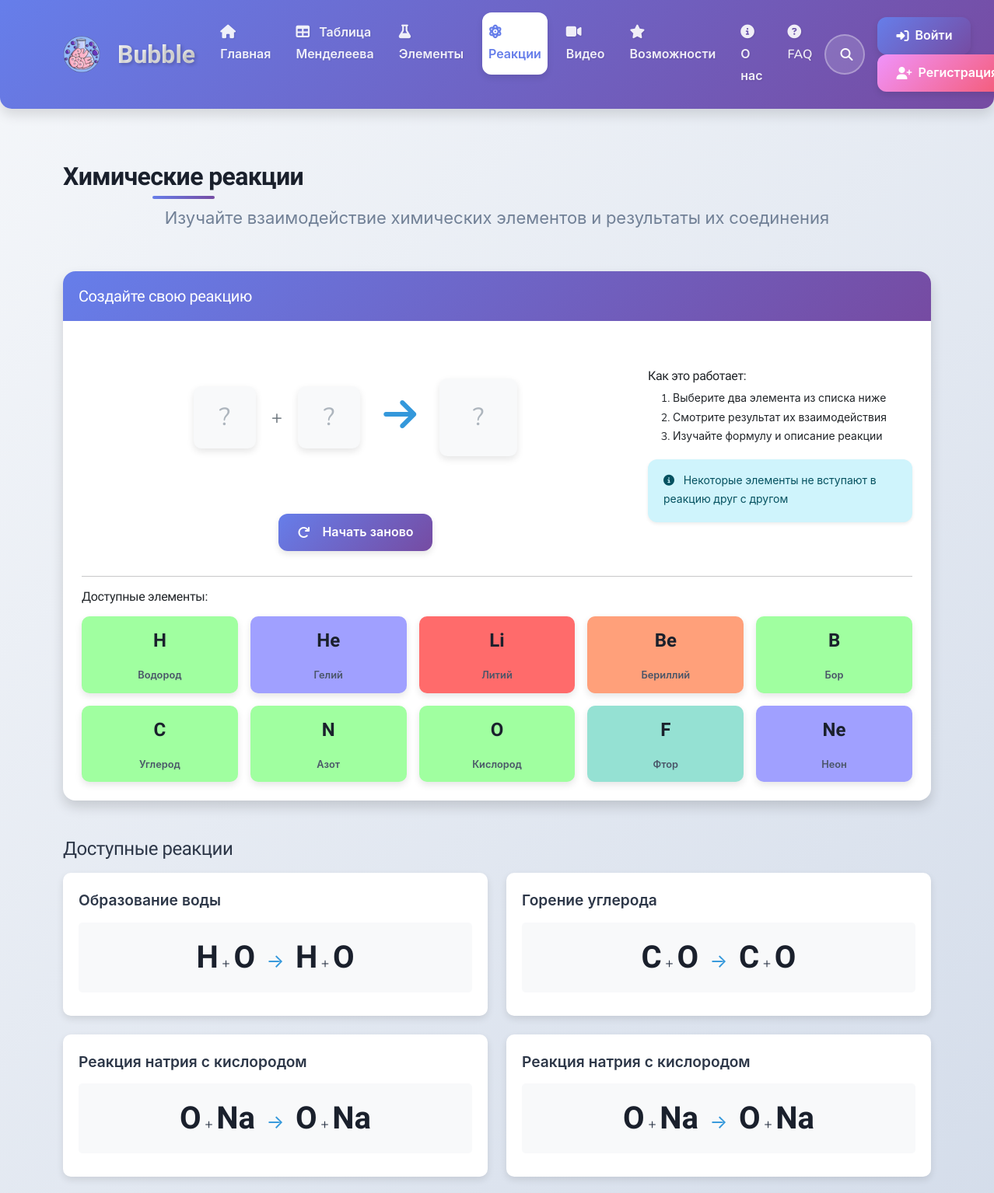
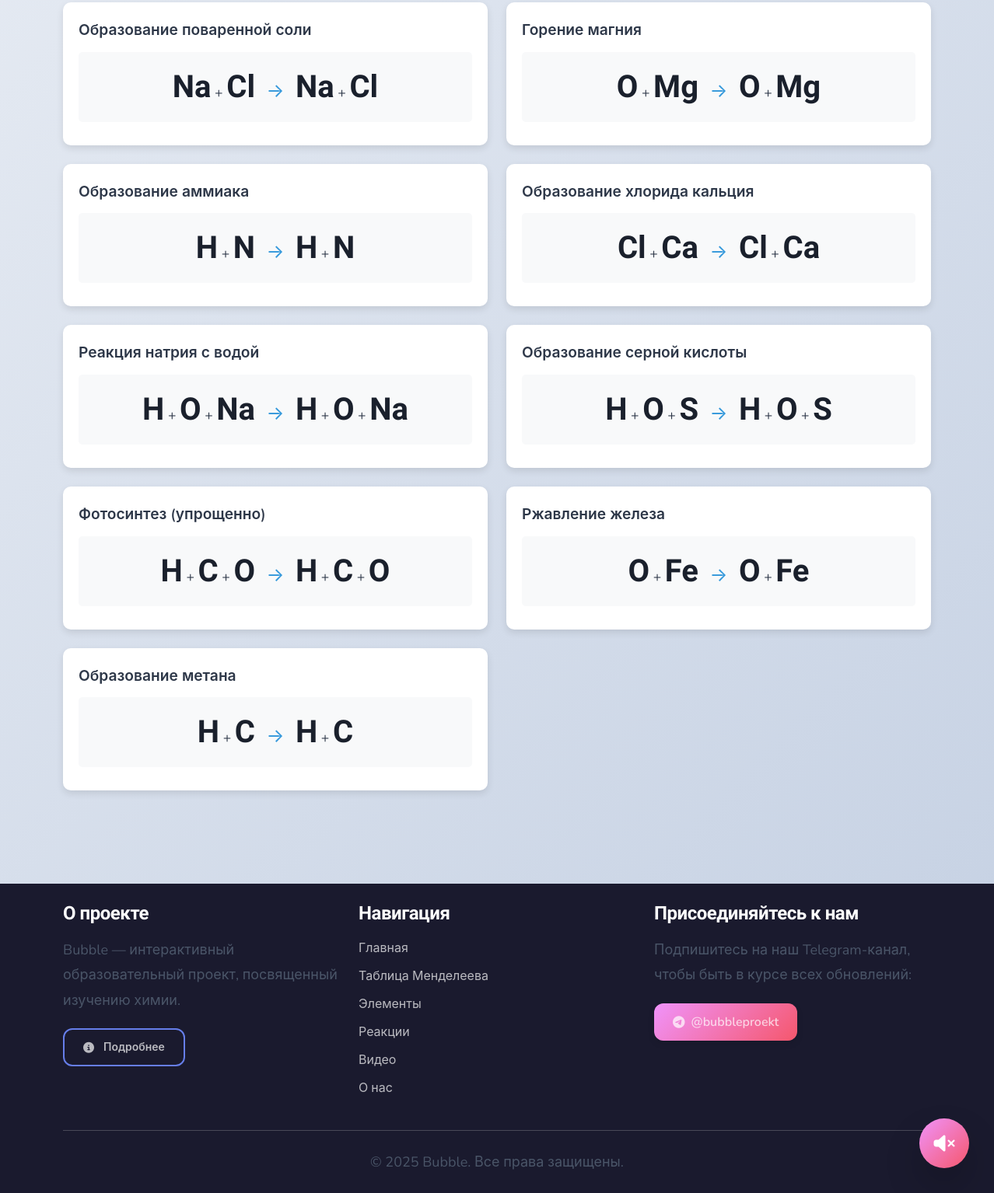
The page /chemistry/reactions/ on the database its author committed (2 pictures, top to bottom).
### chemistry/models.py (models this page shows, shortened)
class Element(models.Model):
    STATE_CHOICES = [
        ('solid', _('Твёрдое')),
        ('liquid', _('Жидкое')),
        ('gas', _('Газообразное')),
    ]
    name = models.CharField(_('Название'), max_length=100)
    symbol = models.CharField(_('Символ'), max_length=3)
    atomic_number = models.PositiveSmallIntegerField(_('Атомный номер'), unique=True)
    atomic_weight = models.FloatField(_('Атомная масса'))
    group = models.PositiveSmallIntegerField(_('Группа'), null=True, blank=True)
    period = models.PositiveSmallIntegerField(_('Период'))
    category = models.ForeignKey(ElementCategory, on_delete=models.CASCADE,
                                 related_name='elements', verbose_name=_('Категория'))
    state = models.CharField(_('Агрегатное состояние'), max_length=10, choices=STATE_CHOICES, default='solid')
    image = models.ImageField(_('Изображение'), upload_to='elements/', blank=True, null=True)
    description = models.TextField(_('Описание'), blank=True)
    fun_facts = models.TextField(_('Интересные факты'), blank=True)
    is_active = models.BooleanField(_('Активен'), default=True)
    created_at = models.DateTimeField(_('Дата создания'), auto_now_add=True)
    updated_at = models.DateTimeField(_('Дата обновления'), auto_now=True)
    class Meta:
        verbose_name = _('Химический элемент')
        verbose_name_plural = _('Химические элементы')
        ordering = ['atomic_number']

class ChemicalReaction(models.Model):
    name = models.CharField(_('Название'), max_length=200)
    reactants = models.ManyToManyField(Element, related_name='reactions_as_reactant',
                                        verbose_name=_('Реагенты'))
    products = models.ManyToManyField(Element, related_name='reactions_as_product',
                                      verbose_name=_('Продукты'))
    reaction_formula = models.CharField(_('Формула реакции'), max_length=255)
    description = models.TextField(_('Описание'), blank=True)
    video = models.FileField(_('Видео реакции'), upload_to='reaction_videos/', blank=True, null=True)
    image = models.ImageField(_('Изображение'), upload_to='reaction_images/', blank=True, null=True)
    is_active = models.BooleanField(_('Активна'), default=True)
    class Meta:
        verbose_name = _('Химическая реакция')
        verbose_name_plural = _('Химические реакции')

### chemistry/views.py (the view)
# urls.py: path('reactions/', views.reaction_list, name='reaction_list'),
def reaction_list(request):
    reactions = ChemicalReaction.objects.filter(is_active=True).prefetch_related('reactants', 'products').order_by('id')
    paginator = Paginator(reactions, 20)
    page = request.GET.get('page')
    reactions = paginator.get_page(page)
    elements = Element.objects.filter(is_active=True).select_related('category')[:10]
    return render(request, 'chemistry/reaction_list.html', {
        'reactions': reactions,
        'elements': elements
    })

### templates/chemistry/reaction_list.html (shortened to what this page needs)
{% extends 'base/base.html' %}
{% load i18n %}
{% load static %}
{% block content %}
<div class="container py-4">
    <div class="reaction-intro mb-5">
        <h1 class="bubble-section-title text-center mb-3">{% trans "Химические реакции" %}</h1>
        <p class="lead text-center mb-5">{% trans "Изучайте взаимодействие химических элементов и результаты их соединения" %}</p>
    </div>
    <div class="interactive-reaction mb-5">
        <div class="card shadow">
            <div class="card-header bg-primary text-white">
                <h3 class="card-title h5 mb-0">{% trans "Создайте свою реакцию" %}</h3>
            </div>
            <div class="card-body">
                <div class="row align-items-center">
                    <div class="col-md-8">
                        <div class="reaction-builder d-flex align-items-center justify-content-center mb-4">
                            <div class="reaction-area d-flex align-items-center">
                                <div class="element-slot" id="element-slot-1">
                                    <div class="empty-slot">?</div>
                                </div>
                                <div class="reaction-sign">+</div>
                                <div class="element-slot" id="element-slot-2">
                                    <div class="empty-slot">?</div>
                                </div>
                                <div class="reaction-arrow">
                                    <i class="fas fa-arrow-right fa-2x"></i>
                                </div>
                                <div class="reaction-result">
                                    <div class="empty-result">?</div>
                                </div>
                            </div>
                        </div>
                        <div class="text-center mb-3">
                            <button class="btn bubble-btn reset-reaction-btn">
                                <i class="fas fa-redo me-2"></i> {% trans "Начать заново" %}
                            </button>
                        </div>
                    </div>
                    <div class="col-md-4">
                        <div class="instructions">
                            <h4 class="h6">{% trans "Как это работает:" %}</h4>
                            <ol class="small">
                                <li>{% trans "Выберите два элемента из списка ниже" %}</li>
                                <li>{% trans "Смотрите результат их взаимодействия" %}</li>
                                <li>{% trans "Изучайте формулу и описание реакции" %}</li>
                            </ol>
                            <div class="alert alert-info small">
                                <i class="fas fa-info-circle me-2"></i>
                                {% trans "Некоторые элементы не вступают в реакцию друг с другом" %}
                            </div>
                        </div>
                    </div>
                </div>
                <hr>
                <div class="available-elements">
                    <h4 class="h6 mb-3">{% trans "Доступные элементы:" %}</h4>
                    <div class="row row-cols-2 row-cols-sm-3 row-cols-md-5 g-3">
                        {% for element in elements %}
                        <div class="col">
                            <div class="element-card-small" data-element-id="{{ element.id }}" style="background-color: {{ element.category.color }}">
                                <div class="element-symbol">{{ element.symbol }}</div>
                                <div class="element-name">{{ element.name }}</div>
                            </div>
                        </div>
                        {% empty %}
                        <div class="col-12">
                            <div class="alert alert-warning">
                                {% trans "Элементы не найдены. Пожалуйста, добавьте элементы через админ-панель." %}
                            </div>
                        </div>
                        {% endfor %}
                    </div>
                </div>
            </div>
        </div>
    </div>
    <div class="all-reactions mb-4">
        <h3 class="h4 mb-3">{% trans "Доступные реакции" %}</h3>
        <div class="row g-4">
            {% for reaction in reactions %}
            <div class="col-md-6">
                <div class="reaction-card">
                    <a href="{% url 'chemistry:reaction_detail' reaction.id %}">
                        <div class="reaction-title">{{ reaction.name }}</div>
                        <div class="reaction-equation">
                            {% for reactant in reaction.reactants.all %}
                            {% if not forloop.first %} + {% endif %}
                            <span class="element-symbol">{{ reactant.symbol }}</span>
                            {% endfor %}
                            <span class="reaction-arrow">→</span>
                            {% for product in reaction.products.all %}
                            {% if not forloop.first %} + {% endif %}
                            <span class="element-symbol">{{ product.symbol }}</span>
                            {% endfor %}
                        </div>
                    </a>
                </div>
            </div>
            {% endfor %}
        </div>
    </div>
</div>
{% endblock %}

### static/css/style.css (style rules this page uses)
:root { --bubble-primary: #4a86e8; --bubble-primary-light: #6fa8ff; --bubble-primary-dark: #2a5db0; --bubble-secondary: #e84a9c; --bubble-secondary-light: #ff7cbf; --bubble-secondary-dark: #b0276a; --bubble-success: #5DCB85; --bubble-warning: #FFD966; --bubble-danger: #FF6B6B; --bubble-bg: #f9faff; --bubble-text: #333; --bubble-text-light: #666; --border-radius-sm: 8px; --border-radius-md: 16px; --border-radius-lg: 24px; --border-radius-xl: 36px; --shadow-sm: 0 4px 6px rgba(0, 0, 0, 0.05), 0 1px 3px rgba(0, 0, 0, 0.1); --shadow-md: 0 8px 24px rgba(0, 0, 0, 0.1), 0 2px 8px rgba(0, 0, 0, 0.05); --shadow-lg: 0 15px 45px rgba(0, 0, 0, 0.1), 0 5px 15px rgba(0, 0, 0, 0.05); }
body { font-family: 'Nunito', sans-serif; background-color: var(--bubble-bg); color: var(--bubble-text); line-height: 1.6; }
h1, h2, h3, h4, h5, h6 { font-family: 'Baloo 2', cursive; font-weight: 700; color: var(--bubble-primary-dark); }
a { color: var(--bubble-primary); text-decoration: none; transition: all 0.3s ease; }
.bubble-btn { background-color: var(--bubble-primary); color: white; border: none; border-radius: var(--border-radius-md); padding: 0.5rem 1.2rem; font-weight: 600; box-shadow: var(--shadow-sm); transition: all 0.3s ease; }
.bubble-section-title { position: relative; font-size: 2rem; margin-bottom: 2rem; text-align: center; display: inline-block; }
.bubble-section-title::after { content: ''; position: absolute; bottom: -10px; left: 50%; transform: translateX(-50%); width: 80px; height: 5px; background: linear-gradient(to right, var(--bubble-primary), var(--bubble-secondary)); border-radius: 10px; }
.element-symbol { font-size: 2.5rem; font-weight: 700; margin-bottom: 0.2rem; }
.element-name { font-weight: 600; text-align: center; margin-bottom: 0.2rem; }
.element-symbol { font-size: 1.5em; font-weight: bold; text-align: center; margin: 2px 0; }
.element-name { font-size: 0.65em; text-align: center; white-space: nowrap; overflow: hidden; text-overflow: ellipsis; }
.element-card-small { border-radius: 10px; padding: 10px; text-align: center; color: white; position: relative; overflow: hidden; transition: all 0.3s ease; height: 100%; }

### templates/chemistry/reaction_list.html (style rules this page uses)
.reaction-builder { min-height: 200px; }
.reaction-area { display: flex; align-items: center; justify-content: center; gap: 20px; flex-wrap: wrap; }
.element-slot { width: 80px; height: 80px; border-radius: 10px; display: flex; align-items: center; justify-content: center; box-shadow: 0 4px 10px rgba(0, 0, 0, 0.1); background-color: #f8f9fa; }
.empty-slot, .empty-result { font-size: 2rem; color: #adb5bd; }
.reaction-sign, .reaction-arrow { font-size: 1.5rem; color: #6c757d; }
.reaction-result { width: 100px; height: 100px; border-radius: 10px; display: flex; align-items: center; justify-content: center; box-shadow: 0 4px 10px rgba(0, 0, 0, 0.1); background-color: #f8f9fa; }
.element-card-small { border-radius: 10px; padding: 8px; text-align: center; box-shadow: 0 4px 10px rgba(0, 0, 0, 0.1); cursor: pointer; transition: all 0.3s ease; color: white; height: 100%; display: flex; flex-direction: column; justify-content: center; }
.element-card-small .element-symbol { font-size: 1.5rem; font-weight: bold; margin-bottom: 5px; }
.element-card-small .element-name { font-size: 0.8rem; }
.reaction-card { border-radius: 10px; background-color: white; box-shadow: 0 4px 10px rgba(0, 0, 0, 0.1); transition: all 0.3s ease; overflow: hidden; }
.reaction-card a { display: block; padding: 20px; color: inherit; text-decoration: none; }
.reaction-title { font-size: 1.2rem; font-weight: 600; margin-bottom: 10px; }
.reaction-equation { font-size: 1.1rem; margin-bottom: 10px; padding: 10px; background-color: #f8f9fa; border-radius: 5px; text-align: center; }
.reaction-arrow { margin: 0 10px; color: #3498db; }

### rows shown on the page
Element: symbol "H", name "Водород"
Element: symbol "He", name "Гелий"
Element: symbol "Li", name "Литий"
Element: symbol "Be", name "Бериллий"
Element: symbol "B", name "Бор"
Element: symbol "C", name "Углерод"
Element: symbol "N", name "Азот"
Element: symbol "O", name "Кислород"
Element: symbol "F", name "Фтор"
Element: symbol "Ne", name "Неон"
ChemicalReaction: name "Образование воды"
ChemicalReaction: name "Горение углерода"
ChemicalReaction: name "Реакция натрия с кислородом"
Element: symbol "Na"
ChemicalReaction: name "Реакция натрия с кислородом"
ChemicalReaction: name "Образование поваренной соли"
Element: symbol "Cl"
ChemicalReaction: name "Горение магния"
Element: symbol "Mg"
ChemicalReaction: name "Образование аммиака"
ChemicalReaction: name "Образование хлорида кальция"
Element: symbol "Ca"
ChemicalReaction: name "Реакция натрия с водой"
ChemicalReaction: name "Образование серной кислоты"
Element: symbol "S"
ChemicalReaction: name "Фотосинтез (упрощенно)"
ChemicalReaction: name "Ржавление железа"
Element: symbol "Fe"
ChemicalReaction: name "Образование метана"
